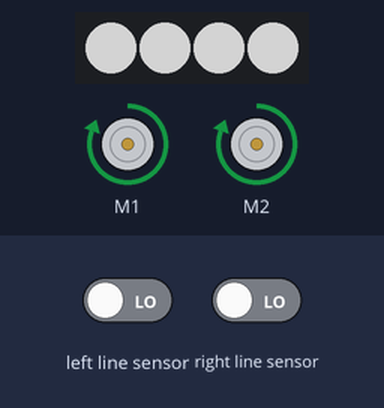
The program below on a simulated BBC micro:bit (MakeCode). On the bench: 4 RGB LEDs in strip order, left to right, 2 × DC motor (green arrow = forward, orange = backward, longer = faster). The inputs (shaded band) are chosen by the test bench; at power-on: left line sensor LOW, right line sensor LOW. Dim RGB values are drawn brighter than linear.

Above: at 1.2 s.
1.3 s: left line sensor driven HIGH
At 2.5 s:
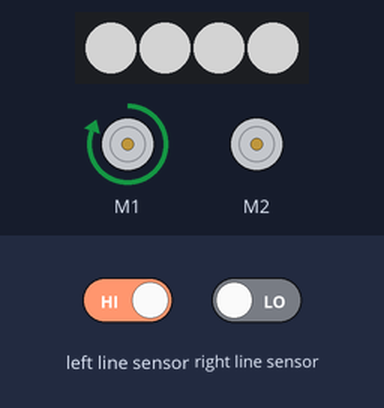
2.8 s: right line sensor driven HIGH
At 3.2 s:
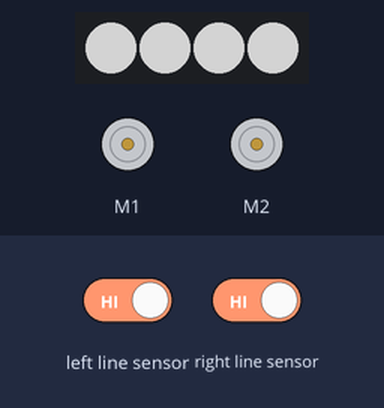
4.3 s: left line sensor driven LOW
At 5.5 s:
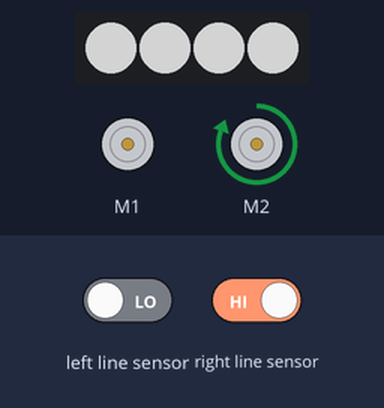
5.8 s: right line sensor driven LOW
At 6.9 s:
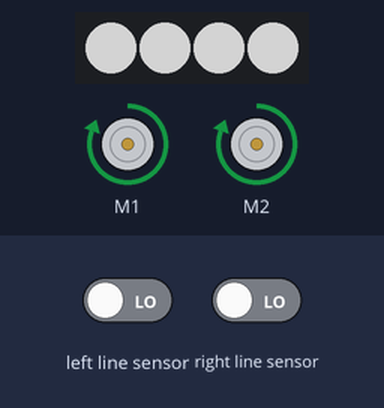
Timing chart, 0 to 8.3 s (numbered marks = the images above; inputs shaded):
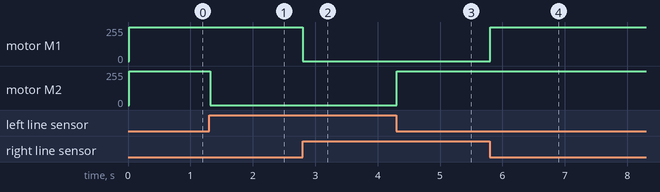

The program:

main.ts
```typescript
let strip = neopixel.create(DigitalPin.P15, 4, NeoPixelMode.RGB)
strip.showColor(neopixel.colors(NeoPixelColors.White))
basic.forever(function () {
    if (maqueen.readPatrol(maqueen.Patrol.PatrolLeft) == 0 && maqueen.readPatrol(maqueen.Patrol.PatrolRight) == 0) {
        maqueen.motorRun(maqueen.Motors.M1, maqueen.Dir.CW, 255)
        maqueen.motorRun(maqueen.Motors.M2, maqueen.Dir.CW, 255)
    }
    if (maqueen.readPatrol(maqueen.Patrol.PatrolLeft) == 1 && maqueen.readPatrol(maqueen.Patrol.PatrolRight) == 0) {
        maqueen.motorRun(maqueen.Motors.M1, maqueen.Dir.CW, 255)
        maqueen.motorRun(maqueen.Motors.M2, maqueen.Dir.CW, 0)
    }
    if (maqueen.readPatrol(maqueen.Patrol.PatrolLeft) == 0 && maqueen.readPatrol(maqueen.Patrol.PatrolRight) == 1) {
        maqueen.motorRun(maqueen.Motors.M1, maqueen.Dir.CW, 0)
        maqueen.motorRun(maqueen.Motors.M2, maqueen.Dir.CW, 255)
    }
    if (maqueen.readPatrol(maqueen.Patrol.PatrolLeft) == 1 && maqueen.readPatrol(maqueen.Patrol.PatrolRight) == 1) {
        maqueen.motorStop(maqueen.Motors.All)
    }
})
```

test.ts
```typescript
// les tests vont ici ; cela ne sera pas compilé si ce paquet est utilisé en tant qu'extension.
```

Measured:
- after the input at 1.3 s, motor M2: forward 255/255 → stopped at once
- after the input at 2.8 s, motor M1: forward 255/255 → stopped at once
- after the input at 4.3 s, motor M2: stopped → forward 255/255 at once
- after the input at 5.8 s, motor M1: stopped → forward 255/255 at once
